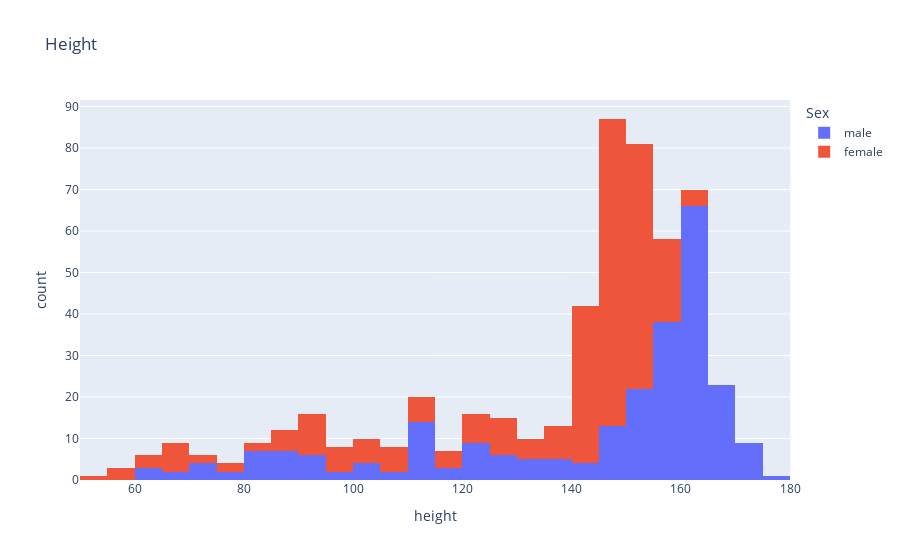

Source (notebook cell):
### Code cell
px.histogram(
    data,
    x='height',
    color=data['male'].apply(lambda x: 'male' if x else 'female'),
    labels={'color': 'Sex'},
    title="Height"
)

### Figure 1 — Plotly figure (JSON) as saved in the notebook; plotly's stock layout.template omitted (floating-point values rounded to 4 significant figures; data arrays with more than 128 entries replaced by an {"elided": "..."} marker saying what was removed)
{"data": [{"alignmentgroup": "True", "bingroup": "x", "hovertemplate": "Sex=male<br>height=%{x}<br>count=%{y}<extra></extra>", "legendgroup": "male", "marker": {"color": "#636efa", "pattern": {"shape": ""}}, "name": "male", "offsetgroup": "male", "orientation": "v", "showlegend": true, "type": "histogram", "x": {"elided": "257 float values"}, "xaxis": "x", "yaxis": "y"}, {"alignmentgroup": "True", "bingroup": "x", "hovertemplate": "Sex=female<br>height=%{x}<br>count=%{y}<extra></extra>", "legendgroup": "female", "marker": {"color": "#EF553B", "pattern": {"shape": ""}}, "name": "female", "offsetgroup": "female", "orientation": "v", "showlegend": true, "type": "histogram", "x": {"elided": "287 float values"}, "xaxis": "x", "yaxis": "y"}], "layout": {"barmode": "relative", "legend": {"title": {"text": "Sex"}, "tracegroupgap": 0}, "title": {"text": "Height"}, "xaxis": {"anchor": "y", "domain": [0, 1], "title": {"text": "height"}}, "yaxis": {"anchor": "x", "domain": [0, 1], "title": {"text": "count"}}}}
